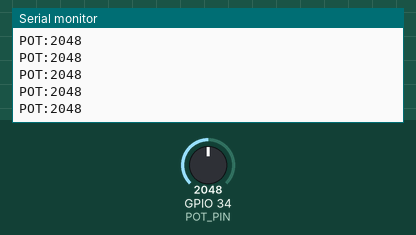
Recording of a sketch running on a simulated ESP32-S3. Shown: the last lines printed to the serial monitor. Inputs (shaded band) come from the test bench; at power-on: GPIO 34 (POT_PIN) = 2048 (analog values on the 0–4095 scale).

Above: at 1.2 s.
1.3 s: GPIO 34 (POT_PIN) set to 2866
At 2.1 s:
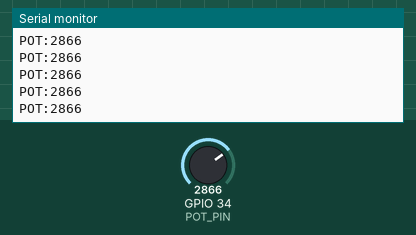
2.8 s: GPIO 34 (POT_PIN) set to 3603
At 3.5 s:
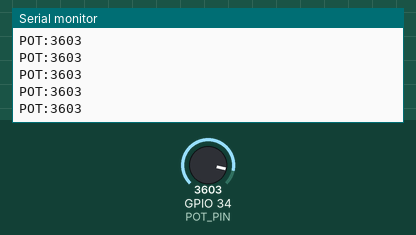
Timing chart, 0 to 5.8 s (numbered marks = the images above; inputs shaded):
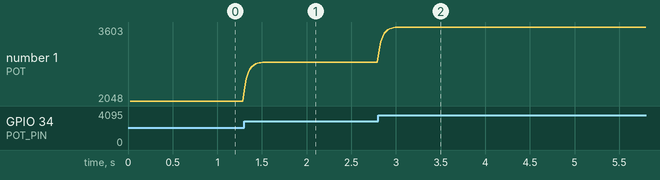

The sketch:

Esp32Wroom32UPotController.ino
```cpp
/*
 * Nebula Invaders — mando con potenciómetro para ESP32-WROOM-32U.
 * Placa: ESP32 clásico de 38 pines, puente CP2102 y conector micro-USB.
 * Arduino IDE: "ESP32 Dev Module", Flash 4 MB, PSRAM Disabled.
 *
 * Extremos del potenciómetro B10K: 3V3 y GND. Cursor central: GPIO34.
 * NO conectes el potenciómetro ni GPIO34 a 5 V, VIN o VBUS.
 * El número 34 es el GPIO rotulado IO34/34, no la posición física del pin.
 *
 * Serial usa UART0, que el CP2102 convierte a un puerto COM del PC.
 * Esta placa no utiliza "USB CDC On Boot" ni USB nativo del ESP32-S3.
 * No se inicia Wi-Fi ni Bluetooth. Solo se necesita el cable USB de datos.
 * Consulta ../../docs/HARDWARE.md para cableado y carga paso a paso.
 * Protocolo compatible con C#: POT:<0..4095> seguido de LF, unos 50 Hz.
 */

#include <Arduino.h>

// Impide cargar por accidente una compilación para S3, S2, C3 u otra familia.
#if !defined(CONFIG_IDF_TARGET_ESP32)
#error "Selecciona ESP32 Dev Module (ESP32 clasico) en Herramientas > Placa."
#endif

constexpr uint8_t POT_PIN = 34;         // GPIO34 = ADC1_CH6; solo entrada, sin pull-up.
constexpr uint8_t SAMPLE_COUNT = 8;     // Lecturas ADC que forman cada promedio.
constexpr uint32_t SERIAL_BAUD = 115200;
constexpr uint32_t SAMPLE_INTERVAL_MS = 20; // 1000 / 20 = 50 muestras por segundo.
constexpr float SMOOTHING = 0.35f;      // Mayor valor = respuesta más rápida.

float filteredValue = 0.0f;
uint32_t lastSampleMs = 0;

// Promediar varias lecturas reduce ruido eléctrico antes del suavizado temporal.
float readPotAverage() {
  uint32_t total = 0;
  for (uint8_t index = 0; index < SAMPLE_COUNT; ++index) {
    total += analogRead(POT_PIN);
    delayMicroseconds(100);
  }
  return static_cast<float>(total) / SAMPLE_COUNT;
}

// Arduino ejecuta setup una sola vez al encender o reiniciar la placa.
void setup() {
  // UART0 ya está cableada al CP2102; no hace falta unir cables a TX/RX.
  Serial.begin(SERIAL_BAUD);
  // No esperamos a que se abra el COM: el mando comienza a emitir al arrancar.
  pinMode(POT_PIN, INPUT);
  analogReadResolution(12);             // Lectura cruda entre 0 y 4095.
  analogSetPinAttenuation(POT_PIN, ADC_11db);

  // Inicializar desde la posición real evita un salto artificial desde cero.
  filteredValue = readPotAverage();
  lastSampleMs = millis();
}

// loop se repite continuamente. El control de tiempo limita el envío a unos 50 Hz.
void loop() {
  const uint32_t now = millis();
  // La resta sin signo sigue funcionando cuando millis() se desborda.
  if (static_cast<uint32_t>(now - lastSampleMs) < SAMPLE_INTERVAL_MS) {
    delay(1);
    return;
  }
  lastSampleMs = now;

  const float average = readPotAverage();
  // Filtro exponencial: conserva parte del valor previo y se acerca al promedio nuevo.
  // +0.5 redondea al entero más cercano; constrain conserva el contrato de C#.
  filteredValue += SMOOTHING * (average - filteredValue);
  const int value = constrain(static_cast<int>(filteredValue + 0.5f), 0, 4095);

  char line[16];
  // LF delimita cada mensaje: USB puede entregar una línea en varios fragmentos.
  const int length = snprintf(line, sizeof(line), "POT:%d\n", value);
  // Si el buffer UART está lleno, se omite la muestra para no bloquear el muestreo.
  // No hay confirmación de recepción: la UART sigue transmitiendo aunque el COM esté cerrado.
  if (length > 0 && length < static_cast<int>(sizeof(line)) && Serial.availableForWrite() >= length) {
    Serial.write(reinterpret_cast<const uint8_t *>(line), length);
  }
}
```

Measured:
- after the input at 1.3 s, the serial monitor: prints a new line at once (image 1)
- after the input at 2.8 s, the serial monitor: prints a new line at once (image 2)
- plotted number 1: 2048 → 2866 after the input at 1.3 s, 2866 → 3603 after the input at 2.8 s
